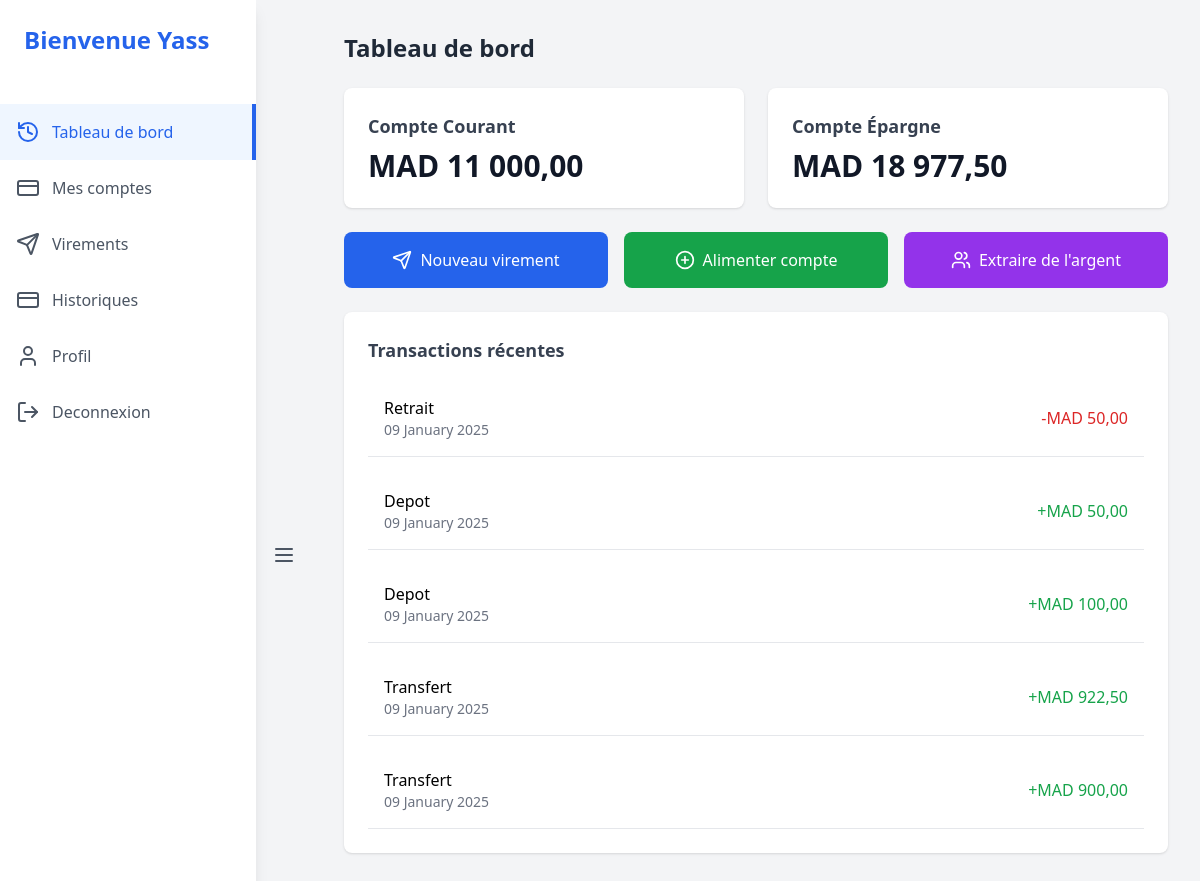
Page /client/index.php (signed in) on the committed database.
### tables this page shows
CREATE TABLE `transactions` (
  `id` int NOT NULL,
  `account_id` int NOT NULL,
  `transaction_type` enum('depot','retrait','transfert') NOT NULL,
  `amount` decimal(10,2) NOT NULL,
  `beneficiary_account_id` int DEFAULT NULL,
  `created_at` timestamp NULL DEFAULT CURRENT_TIMESTAMP
);

### classes/User.php (called while the page is built, shortened)
<?php
class User {
    private $pdo;
    private $id;
    public function __construct($pdo)
    {
        $this->pdo = $pdo;
        if (isset($_SESSION['user_id'])) {
            $this->id = $_SESSION['user_id'];
            $stmt = $this->pdo->prepare("SELECT * FROM users WHERE id = ?");
            $stmt->execute([$this->id]);
            $user = $stmt->fetch();
        }
    }
    public function getAccountBalances() {
        $balances = ['courant' => 0, 'epargne' => 0];
        $stmt = $this->pdo->prepare("
            SELECT account_type, balance
            FROM accounts
            WHERE user_id = ?
        ");
        $stmt->execute([$this->id]);
        while ($account = $stmt->fetch()) {
            $balances[$account['account_type']] = $account['balance'];
        }
        return $balances;
    }
    public function getRecentTransactions($limit = 5) {
        $stmt = $this->pdo->prepare("
            SELECT t.*, a.account_type
            FROM transactions t
            JOIN accounts a ON t.account_id = a.id
            WHERE a.user_id = ?
            ORDER BY t.created_at DESC
            LIMIT " . intval($limit)
        );
        $stmt->execute([$this->id]);
        return $stmt->fetchAll();
    }
}
?>

### client/index.php (the view, shortened to what this page needs)
<?php
require_once '../classes/User.php';
$db = new Database();
$pdo = $db->connect();
$user = new User($pdo);
$balances = $user->getAccountBalances();
?>
<!DOCTYPE html>
<html lang="fr">
<head>
    <link rel="stylesheet" href="https://cdnjs.cloudflare.com/ajax/libs/font-awesome/5.15.3/css/all.min.css">
    <script src="https://cdn.tailwindcss.com"></script>
</head>
<body class="bg-gray-100">
    <div class="flex min-h-screen">
        <div class="w-64 bg-white shadow-lg md:block hidden">
            <div class="p-6">
                <h1 class="text-2xl font-bold text-blue-600">Bienvenue <?php echo htmlspecialchars(ucfirst($_SESSION['user_name'])); ?></h1>
            </div>
            <nav class="mt-6">
            <a href="index.php" class="flex items-center w-full p-4 space-x-3 bg-blue-50 text-blue-600 border-r-4 border-blue-600">
                    <i data-lucide="history"></i>
                    <span>Tableau de bord </span>
                </a>
                <a href="compte.php" class="flex items-center w-full p-4 space-x-3 text-gray-600 hover:bg-gray-50">
                    <i data-lucide="credit-card"></i>
                    <span>Mes comptes</span>
                </a>
                <a href="virement.php" class="flex items-center w-full p-4 space-x-3 text-gray-600 hover:bg-gray-50">
                    <i data-lucide="send"></i>
                    <span>Virements</span>
                </a>
                <a href="historique.php" class="flex items-center w-full p-4 space-x-3 text-gray-600 hover:bg-gray-50">
                    <i data-lucide="credit-card"></i>
                    <span>Historiques</span>
                </a>
                <a href="profil.php" class="flex items-center w-full p-4 space-x-3 text-gray-600 hover:bg-gray-50">
                    <i data-lucide="user"></i>
                    <span>Profil</span>
                </a>
                <a href="../logout.php" class="flex items-center w-full p-4 space-x-3 text-gray-600 hover:bg-red-50 hover:text-red-600">
                    <i data-lucide="log-out"></i>
                    <span>Deconnexion</span>
                </a>
            </nav>
        </div>
        <button class="hidden md:block p-4 text-gray-600 hover:text-blue-600" id="toggleSidebarDesktop">
            <i data-lucide="menu" class="w-6 h-6"></i>
        </button>
        <div class="flex-1 p-4 md:p-8">
            <h2 class="text-2xl font-bold text-gray-800">Tableau de bord</h2>
            <div class="grid grid-cols-1 sm:grid-cols-2 gap-6 mt-6">
                <div class="bg-white p-6 rounded-lg shadow">
                    <h3 class="text-lg font-semibold text-gray-700">Compte Courant</h3>
                    <p class="text-3xl font-bold text-gray-900 mt-2">MAD <?php echo number_format($balances['courant'], 2, ',', ' '); ?></p>
                </div>
                <div class="bg-white p-6 rounded-lg shadow">
                    <h3 class="text-lg font-semibold text-gray-700">Compte Épargne</h3>
                    <p class="text-3xl font-bold text-gray-900 mt-2">MAD <?php echo number_format($balances['epargne'], 2, ',', ' '); ?></p>
                </div>
            </div>
            <div class="grid grid-cols-1 sm:grid-cols-3 gap-4 mt-6">
                <a href="virement.php" class="flex items-center justify-center p-4 bg-blue-600 text-white rounded-lg hover:bg-blue-700">
                    <i data-lucide="send" class="w-5 h-5 mr-2"></i>
                    <span class="text-center">Nouveau virement</span>
                </a>
                <a href="alimenter.php" class="flex items-center justify-center p-4 bg-green-600 text-white rounded-lg hover:bg-green-700">
                    <i data-lucide="plus-circle" class="w-5 h-5 mr-2"></i>
                    <span class="text-center">Alimenter compte</span>
                </a>
                <a href="retrait.php" class="flex items-center justify-center p-4 bg-purple-600 text-white rounded-lg hover:bg-purple-700">
                    <i data-lucide="users" class="w-5 h-5 mr-2"></i>
                    <span class="text-center">Extraire de l'argent</span>
                </a>
            </div>
            <div class="bg-white rounded-lg shadow mt-6">
                <div class="p-6">
                    <h3 class="text-lg font-semibold text-gray-700">Transactions récentes</h3>
                    <div class="mt-4 space-y-4">
                        <?php
                        $transactions = $user->getRecentTransactions(5);
                        foreach ($transactions as $transaction) {
                            $amount = number_format($transaction['amount'], 2, ',', ' ');
                            $date = date('d F Y', strtotime($transaction['created_at']));
                            $isDebit = in_array($transaction['transaction_type'], ['retrait', 'virement_sortant']);
                            $amountClass = $isDebit ? 'text-red-600' : 'text-green-600';
                            $amountPrefix = $isDebit ? '-' : '+';
                            ?>
                            <div class="flex items-center justify-between p-4 border-b">
                                <div>
                                    <p class="font-medium"><?php echo ucfirst($transaction['transaction_type']); ?></p>
                                    <p class="text-sm text-gray-500"><?php echo $date; ?></p>
                                </div>
                                <p class="<?php echo $amountClass; ?> font-medium"><?php echo $amountPrefix; ?>MAD <?php echo $amount; ?></p>
                            </div>
                        <?php } ?>
                    </div>
                </div>
            </div>
        </div>
    </div>
</body>
</html>

### rows in the picture
transactions: transaction_type "Retrait", created_at "09 January 2025", transaction_type "-", amount "50,00"
transactions: transaction_type "Depot", created_at "09 January 2025", transaction_type "+", amount "50,00"
transactions: transaction_type "Depot", created_at "09 January 2025", transaction_type "+", amount "100,00"
transactions: transaction_type "Transfert", created_at "09 January 2025", transaction_type "+", amount "922,50"
transactions: transaction_type "Transfert", created_at "09 January 2025", transaction_type "+", amount "900,00"

### other values in the picture
$_SESSION['user_name'] "Yass"
$balances['courant'] "11 000,00"
$balances['epargne'] "18 977,50"
